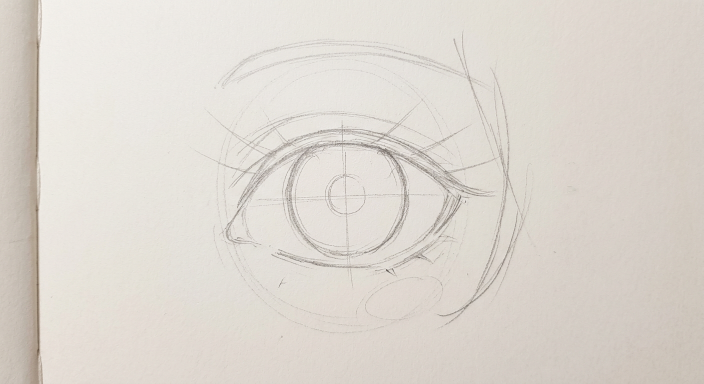
#> input picture art/anime_eyes_tutorial/tutorial_A_step1_sketch.png, 1408 x 768 px (shown at 1/2 size)
$ python build_sheets.py
#> lines starting #> are read from the running program, lines starting #| are printed output that depends on the picture
"""Собирает контрольные листы: 4 шага отрисовки глаза в ряд с подписями."""
import os

from PIL import Image, ImageDraw, ImageFont

BASE = os.path.dirname(os.path.abspath(__file__))

STYLES = [
    ("A", "Глаз A — мягкий круглый (бирюзовый)",
     ["tutorial_A_step1_sketch.png", "tutorial_A_step2_lineart.png",
      "tutorial_A_step3_shading.png", "tutorial_A_step4_final.png"]),
    ("B", "Глаз B — заводящий вытянутый (изумрудный)",
     ["tutorial_B_step1_sketch.png", "tutorial_B_step2_lineart.png",
      "tutorial_B_step3_shading.png", "tutorial_B_step4_final.png"]),
    ("C", "Глаз C — звёздный мечтательный (фиолетовый)",
     ["tutorial_C_step1_sketch.png", "tutorial_C_step2_lineart.png",
      "tutorial_C_step3_shading.png", "tutorial_C_step4_final.png"]),
]
STEP_LABELS = ["1 · Конструктив", "2 · Обводка", "3 · Тона и тени", "4 · Финал"]
CELL_H = 480
TITLE_H = 70
LABEL_H = 44
PAD = 16


def find_font(bold=False):
#> called with bold = False
    candidates = [
        "/usr/share/fonts/truetype/dejavu/DejaVuSans%s.ttf" % ("-Bold" if bold else ""),
        "/usr/share/fonts/dejavu/DejaVuSans%s.ttf" % ("-Bold" if bold else ""),
    ]
    for c in candidates:
        if os.path.exists(c):
            return c
    return None


def make_sheet(key, title, files):
    fonts = (find_font(False) or "", find_font(True) or "")
    f_label = ImageFont.truetype(fonts[0], 26) if fonts[0] else ImageFont.load_default()
    f_title = ImageFont.truetype(fonts[1], 34) if fonts[1] else ImageFont.load_default()

    cells = []
    for i, name in enumerate(files):
        path = os.path.join(BASE, name)
        if os.path.exists(path):
            im = Image.open(path).convert("RGB")
#> im is the input picture: PIL image 1408x768 RGB; mean R, G, B 221.3, 215.5, 208.1
            w = int(im.width * CELL_H / im.height)
#> w = 880
            cells.append(im.resize((w, CELL_H), Image.LANCZOS))
        else:
            cells.append(None)  # placeholder

    cw = max((c.width for c in cells if c), default=854)
    W = cw * 4 + PAD * 5
    H = TITLE_H + LABEL_H + CELL_H + PAD * 3
    sheet = Image.new("RGB", (W, H), (245, 244, 240))
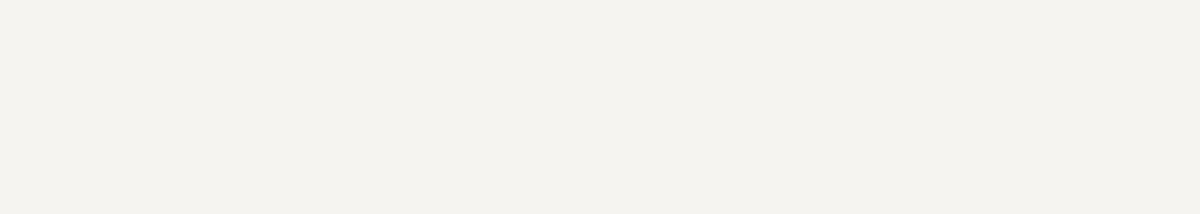
#> sheet: PIL image 3600x642 RGB (shown at 1/3 size); mean R, G, B 245, 244, 240
    d = ImageDraw.Draw(sheet)

    # заголовок
    if fonts[1]:
        tw = d.textlength(title, font=f_title)
        d.text(((W - tw) / 2, (TITLE_H - 34) / 2), title, fill=(30, 30, 30), font=f_title)
    y_img = TITLE_H + LABEL_H + PAD

    for i, cell in enumerate(cells):
        x = PAD + i * (cw + PAD)
        label = STEP_LABELS[i]
        if cell is None:
            # серый плейсхолдер «финал готовится»
            ph = Image.new("RGB", (cw, CELL_H), (215, 213, 208))
            dp = ImageDraw.Draw(ph)
            txt = "4 · Финал —\nв следующем сообщении"
            if fonts[0]:
                for j, line in enumerate(txt.split("\n")):
                    lw = dp.textlength(line, font=f_label)
                    dp.text(((cw - lw) / 2, CELL_H / 2 - 30 + j * 34), line,
                            fill=(110, 108, 104), font=f_label)
            sheet.paste(ph, (x, y_img))
        else:
            sheet.paste(cell, (x, y_img))
        d.text((x, TITLE_H + 8), label, fill=(30, 30, 30), font=f_label)
        d.rectangle([x, y_img, x + cell.width if cell else x + cw,
                     y_img + CELL_H], outline=(180, 178, 172), width=2)
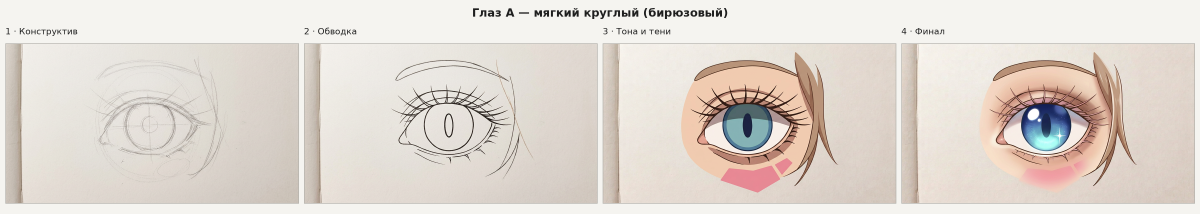
#> sheet: PIL image 3600x642 RGB (shown at 1/3 size); mean R, G, B 224.5, 216.4, 208.9

    out = os.path.join(BASE, "sheet_%s.png" % key)
    sheet.save(out)
    print("sheet:", out, os.path.getsize(out) // 1024, "KB")


def main():
    for key, title, files in STYLES:
        make_sheet(key, title, files)
#> pass 2 of the loop in main, `for key, title, files in STYLES:`:
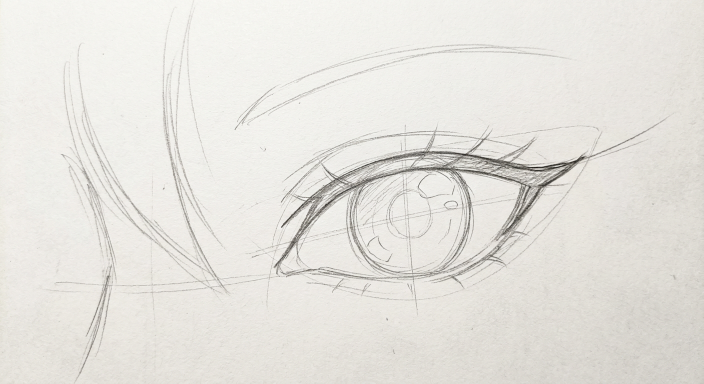
#> input picture art/anime_eyes_tutorial/tutorial_B_step1_sketch.png, 1408 x 768 px (shown at 1/2 size)
#> in make_sheet, im is the input picture: PIL image 1408x768 RGB; mean R, G, B 229.9, 227.8, 222.4
#> the loop in make_sheet (call 2), `for i, cell in enumerate(cells):` made 4 passes
#> pass 3, in make_sheet (call 2), `ph = Image.new("RGB", (cw, CELL_H), (215, 213, 208))`:
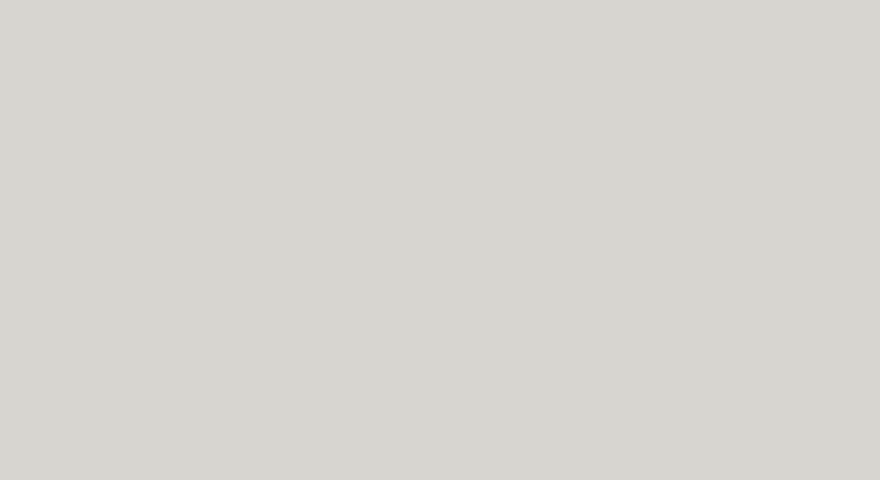
#> ph: PIL image 880x480 RGB; mean R, G, B 215, 213, 208
#> after the loop in make_sheet (call 2), `for i, cell in enumerate(cells):`:
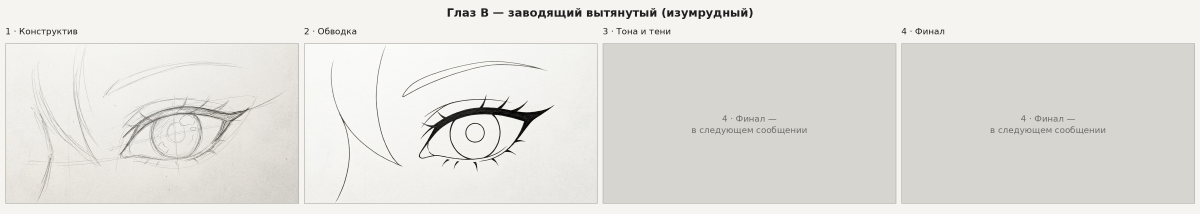
#> sheet: PIL image 3600x642 RGB (shown at 1/3 size); mean R, G, B 227.6, 226.1, 221.6


if __name__ == "__main__":
    main()
